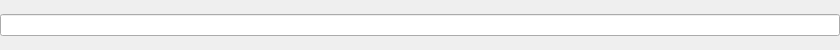
<?xml version="1.0" encoding="UTF-8"?>
<ui version="4.0">
 <class>dialog</class>
 <widget class="QDialog" name="dialog">
  <property name="geometry">
   <rect>
    <x>0</x>
    <y>0</y>
    <width>840</width>
    <height>50</height>
   </rect>
  </property>
  <property name="sizePolicy">
   <sizepolicy hsizetype="Ignored" vsizetype="Ignored">
    <horstretch>0</horstretch>
    <verstretch>0</verstretch>
   </sizepolicy>
  </property>
  <property name="maximumSize">
   <size>
    <width>100000</width>
    <height>50</height>
   </size>
  </property>
  <property name="windowTitle">
   <string>标题</string>
  </property>
  <layout class="QHBoxLayout" name="horizontalLayout">
   <property name="spacing">
    <number>0</number>
   </property>
   <property name="leftMargin">
    <number>0</number>
   </property>
   <property name="topMargin">
    <number>0</number>
   </property>
   <property name="rightMargin">
    <number>0</number>
   </property>
   <property name="bottomMargin">
    <number>0</number>
   </property>
   <item>
    <widget class="QLineEdit" name="lineEdit"/>
   </item>
  </layout>
 </widget>
 <layoutdefault spacing="6" margin="11"/>
 <resources/>
 <connections/>
</ui>
